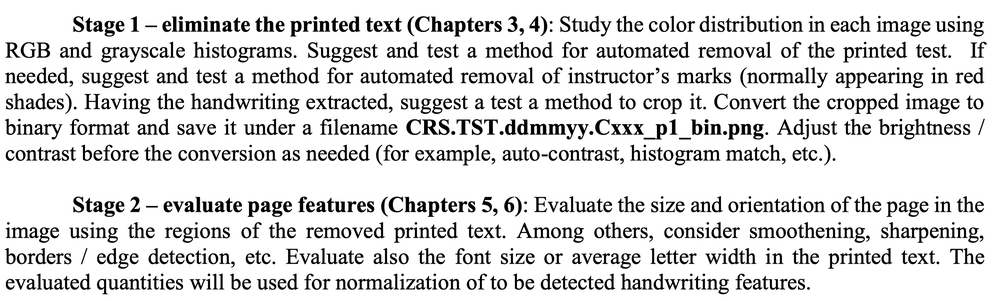
#> input picture test.png, 1000 x 301 px, shrunk from 2542 x 766 before the run, found by its file name
$ python test.py
#> lines starting #> are read from the running program, lines starting #| are printed output that depends on the picture
import cv2
import numpy as np
import math
# read image
img = cv2.imread('../test.png')
#> img is the input picture: shape (301, 1000, 3); mean B, G, R 219, 219, 219

# apply horizontal blur i.e smth like [[1, 1, 1][3, 3, 3][1, 1, 1]] but normalized
img = cv2.blur(img, (3, 3))
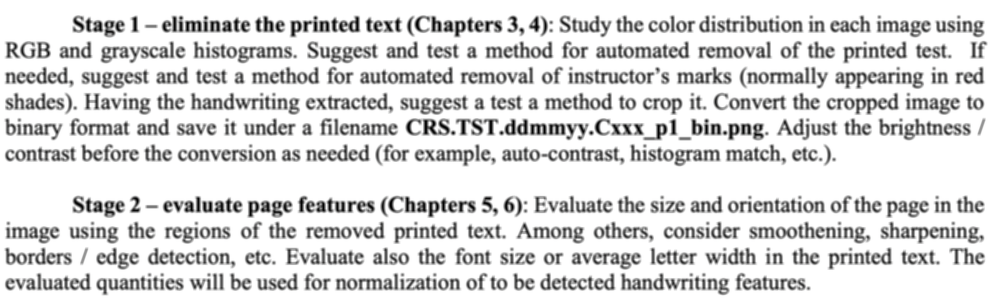
#> img: shape (301, 1000, 3); mean B, G, R 219, 219, 219

# convert to grayscale
gray = cv2.cvtColor(img, cv2.COLOR_BGR2GRAY)

# save image
cv2.imwrite('test1.png', img)


"""
PLAN

Gaussian Blur -> Canny Edge Detection -> Hough Transform -> Find the angle approximation
Prism Gaussian Blur -> Canny Edge Detection -> Hough Transform -> Find the angle -> Rotate the image -> Crop the image

"""


# [77 lines left out: functions initial_approx, prism_approx, not called in this run]
